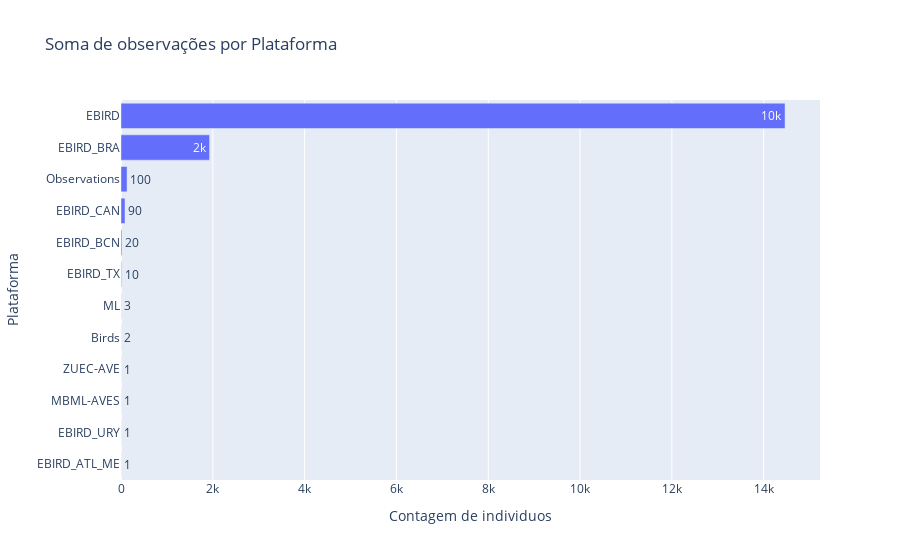

Here is the notebook cell this chart was saved with:
### Code cell
individual_count_per_state = OSD_geoframe[['Contagem de individuos','Plataforma']].groupby(['Plataforma']).sum().sort_values(by='Contagem de individuos')
fig = px.bar(
    individual_count_per_state,
    x='Contagem de individuos',
    y=individual_count_per_state.index,
    title="Soma de observações por Plataforma",
    orientation='h',text_auto='.1s')
fig.show(config=img_config)

### Figure 1 — Plotly figure (JSON) as saved in the notebook; plotly's stock layout.template omitted (floating-point values rounded to 4 significant figures)
{"data": [{"alignmentgroup": "True", "hovertemplate": "Contagem de individuos=%{x}<br>Plataforma=%{y}<extra></extra>", "legendgroup": "", "marker": {"color": "#636efa", "pattern": {"shape": ""}}, "name": "", "offsetgroup": "", "orientation": "h", "showlegend": false, "textposition": "auto", "texttemplate": "%{x:.1s}", "type": "bar", "x": [1, 1, 1, 1, 2, 3, 12, 20, 87, 132, 1930, 14465], "xaxis": "x", "y": ["EBIRD_ATL_ME", "EBIRD_URY", "MBML-AVES", "ZUEC-AVE", "Birds", "ML", "EBIRD_TX", "EBIRD_BCN", "EBIRD_CAN", "Observations", "EBIRD_BRA", "EBIRD"], "yaxis": "y"}], "layout": {"barmode": "relative", "legend": {"tracegroupgap": 0}, "title": {"text": "Soma de observações por Plataforma"}, "xaxis": {"anchor": "y", "domain": [0, 1], "title": {"text": "Contagem de individuos"}}, "yaxis": {"anchor": "x", "domain": [0, 1], "title": {"text": "Plataforma"}}}}
